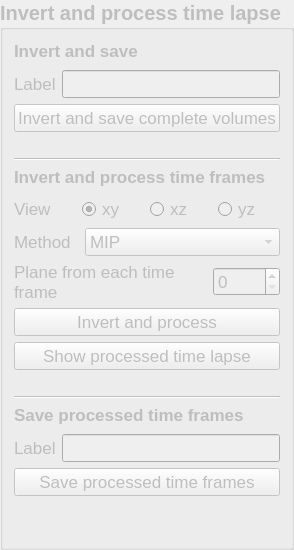
            <widget class="QGroupBox" name="groupBox_time_lapse">
             <property name="enabled">
              <bool>false</bool>
             </property>
             <property name="font">
              <font>
               <pointsize>15</pointsize>
               <weight>75</weight>
               <bold>true</bold>
              </font>
             </property>
             <property name="title">
              <string>Invert and process time lapse</string>
             </property>
             <layout class="QVBoxLayout" name="verticalLayout_5">
              <item>
               <widget class="QLabel" name="label_9">
                <property name="font">
                 <font>
                  <pointsize>13</pointsize>
                  <weight>75</weight>
                  <bold>true</bold>
                 </font>
                </property>
                <property name="text">
                 <string>Invert and save</string>
                </property>
               </widget>
              </item>
              <item>
               <spacer name="verticalSpacer">
                <property name="orientation">
                 <enum>Qt::Vertical</enum>
                </property>
                <property name="sizeType">
                 <enum>QSizePolicy::Fixed</enum>
                </property>
                <property name="sizeHint" stdset="0">
                 <size>
                  <width>20</width>
                  <height>3</height>
                 </size>
                </property>
               </spacer>
              </item>
              <item>
               <layout class="QGridLayout" name="gridLayout_7">
                <property name="topMargin">
                 <number>0</number>
                </property>
                <item row="0" column="0">
                 <widget class="QLabel" name="label_10">
                  <property name="font">
                   <font>
                    <pointsize>13</pointsize>
                    <weight>50</weight>
                    <bold>false</bold>
                   </font>
                  </property>
                  <property name="text">
                   <string>Label</string>
                  </property>
                 </widget>
                </item>
                <item row="0" column="1">
                 <widget class="QLineEdit" name="lineEdit_save_complete_tl">
                  <property name="font">
                   <font>
                    <pointsize>13</pointsize>
                    <weight>50</weight>
                    <bold>false</bold>
                   </font>
                  </property>
                 </widget>
                </item>
               </layout>
              </item>
              <item>
               <widget class="QPushButton" name="invert_and_save_complete_tl">
                <property name="font">
                 <font>
                  <pointsize>13</pointsize>
                  <weight>50</weight>
                  <bold>false</bold>
                 </font>
                </property>
                <property name="text">
                 <string>Invert and save complete volumes</string>
                </property>
               </widget>
              </item>
              <item>
               <spacer name="verticalSpacer_2">
                <property name="orientation">
                 <enum>Qt::Vertical</enum>
                </property>
                <property name="sizeType">
                 <enum>QSizePolicy::Fixed</enum>
                </property>
                <property name="sizeHint" stdset="0">
                 <size>
                  <width>20</width>
                  <height>20</height>
                 </size>
                </property>
               </spacer>
              </item>
              <item>
               <widget class="Line" name="line">
                <property name="orientation">
                 <enum>Qt::Horizontal</enum>
                </property>
               </widget>
              </item>
              <item>
               <widget class="QLabel" name="label">
                <property name="font">
                 <font>
                  <pointsize>13</pointsize>
                  <weight>75</weight>
                  <bold>true</bold>
                 </font>
                </property>
                <property name="text">
                 <string>Invert and process time frames</string>
                </property>
               </widget>
              </item>
              <item>
               <spacer name="verticalSpacer_14">
                <property name="orientation">
                 <enum>Qt::Vertical</enum>
                </property>
                <property name="sizeType">
                 <enum>QSizePolicy::Fixed</enum>
                </property>
                <property name="sizeHint" stdset="0">
                 <size>
                  <width>20</width>
                  <height>3</height>
                 </size>
                </property>
               </spacer>
              </item>
              <item>
               <layout class="QHBoxLayout" name="horizontalLayout_4">
                <property name="topMargin">
                 <number>0</number>
                </property>
                <item>
                 <widget class="QLabel" name="label_tlview">
                  <property name="font">
                   <font>
                    <pointsize>13</pointsize>
                    <weight>50</weight>
                    <bold>false</bold>
                   </font>
                  </property>
                  <property name="text">
                   <string>View</string>
                  </property>
                 </widget>
                </item>
                <item>
                 <widget class="QRadioButton" name="radioButton_xy">
                  <property name="enabled">
                   <bool>false</bool>
                  </property>
                  <property name="font">
                   <font>
                    <pointsize>13</pointsize>
                    <weight>50</weight>
                    <bold>false</bold>
                   </font>
                  </property>
                  <property name="text">
                   <string>xy</string>
                  </property>
                  <property name="checked">
                   <bool>true</bool>
                  </property>
                 </widget>
                </item>
                <item>
                 <widget class="QRadioButton" name="radioButton_xz">
                  <property name="enabled">
                   <bool>false</bool>
                  </property>
                  <property name="font">
                   <font>
                    <pointsize>13</pointsize>
                    <weight>50</weight>
                    <bold>false</bold>
                   </font>
                  </property>
                  <property name="text">
                   <string>xz</string>
                  </property>
                 </widget>
                </item>
                <item>
                 <widget class="QRadioButton" name="radioButton_yz">
                  <property name="enabled">
                   <bool>false</bool>
                  </property>
                  <property name="font">
                   <font>
                    <pointsize>13</pointsize>
                    <weight>50</weight>
                    <bold>false</bold>
                   </font>
                  </property>
                  <property name="text">
                   <string>yz</string>
                  </property>
                 </widget>
                </item>
               </layout>
              </item>
              <item>
               <layout class="QGridLayout" name="gridLayout_3" columnstretch="1,3">
                <property name="topMargin">
                 <number>0</number>
                </property>
                <item row="0" column="1">
                 <widget class="QComboBox" name="comboBox_time_lapse_mode">
                  <property name="font">
                   <font>
                    <pointsize>13</pointsize>
                    <weight>50</weight>
                    <bold>false</bold>
                   </font>
                  </property>
                  <item>
                   <property name="text">
                    <string>MIP</string>
                   </property>
                  </item>
                  <item>
                   <property name="text">
                    <string>Average</string>
                   </property>
                  </item>
                  <item>
                   <property name="text">
                    <string>Single plane</string>
                   </property>
                  </item>
                 </widget>
                </item>
                <item row="0" column="0">
                 <widget class="QLabel" name="label_8">
                  <property name="font">
                   <font>
                    <pointsize>13</pointsize>
                    <weight>50</weight>
                    <bold>false</bold>
                   </font>
                  </property>
                  <property name="text">
                   <string>Method</string>
                  </property>
                 </widget>
                </item>
               </layout>
              </item>
              <item>
               <layout class="QGridLayout" name="gridLayout_23" columnstretch="2,0">
                <property name="leftMargin">
                 <number>0</number>
                </property>
                <item row="0" column="1">
                 <widget class="QSpinBox" name="spinBox_time_laps_plane">
                  <property name="enabled">
                   <bool>false</bool>
                  </property>
                  <property name="font">
                   <font>
                    <pointsize>13</pointsize>
                    <weight>50</weight>
                    <bold>false</bold>
                   </font>
                  </property>
                  <property name="maximum">
                   <number>9999</number>
                  </property>
                 </widget>
                </item>
                <item row="0" column="0">
                 <widget class="QLabel" name="label_tl_plane">
                  <property name="enabled">
                   <bool>false</bool>
                  </property>
                  <property name="font">
                   <font>
                    <pointsize>13</pointsize>
                    <weight>50</weight>
                    <bold>false</bold>
                   </font>
                  </property>
                  <property name="text">
                   <string>Plane from each time frame</string>
                  </property>
                  <property name="wordWrap">
                   <bool>true</bool>
                  </property>
                 </widget>
                </item>
               </layout>
              </item>
              <item>
               <widget class="QPushButton" name="pushButton_invert_time_lapse">
                <property name="font">
                 <font>
                  <pointsize>13</pointsize>
                  <weight>50</weight>
                  <bold>false</bold>
                 </font>
                </property>
                <property name="text">
                 <string>Invert and process</string>
                </property>
               </widget>
              </item>
              <item>
               <widget class="QPushButton" name="pushButton_show_time_lapse">
                <property name="font">
                 <font>
                  <pointsize>13</pointsize>
                  <weight>50</weight>
                  <bold>false</bold>
                 </font>
                </property>
                <property name="text">
                 <string>Show processed time lapse</string>
                </property>
               </widget>
              </item>
              <item>
               <spacer name="verticalSpacer_17">
                <property name="orientation">
                 <enum>Qt::Vertical</enum>
                </property>
                <property name="sizeType">
                 <enum>QSizePolicy::Fixed</enum>
                </property>
                <property name="sizeHint" stdset="0">
                 <size>
                  <width>20</width>
                  <height>20</height>
                 </size>
                </property>
               </spacer>
              </item>
              <item>
               <widget class="Line" name="line_2">
                <property name="orientation">
                 <enum>Qt::Horizontal</enum>
                </property>
               </widget>
              </item>
              <item>
               <widget class="QLabel" name="label_7">
                <property name="font">
                 <font>
                  <pointsize>13</pointsize>
                  <weight>75</weight>
                  <bold>true</bold>
                 </font>
                </property>
                <property name="text">
                 <string>Save processed time frames</string>
                </property>
               </widget>
              </item>
              <item>
               <spacer name="verticalSpacer_15">
                <property name="orientation">
                 <enum>Qt::Vertical</enum>
                </property>
                <property name="sizeType">
                 <enum>QSizePolicy::Fixed</enum>
                </property>
                <property name="sizeHint" stdset="0">
                 <size>
                  <width>20</width>
                  <height>3</height>
                 </size>
                </property>
               </spacer>
              </item>
              <item>
               <layout class="QGridLayout" name="gridLayout_24">
                <property name="leftMargin">
                 <number>0</number>
                </property>
                <property name="topMargin">
                 <number>0</number>
                </property>
                <property name="rightMargin">
                 <number>0</number>
                </property>
                <item row="0" column="0">
                 <widget class="QLabel" name="label_save_label_tl">
                  <property name="font">
                   <font>
                    <pointsize>13</pointsize>
                    <weight>50</weight>
                    <bold>false</bold>
                   </font>
                  </property>
                  <property name="text">
                   <string>Label</string>
                  </property>
                 </widget>
                </item>
                <item row="0" column="1">
                 <widget class="QLineEdit" name="lineEdit_save_label_tl">
                  <property name="font">
                   <font>
                    <pointsize>13</pointsize>
                    <weight>50</weight>
                    <bold>false</bold>
                   </font>
                  </property>
                 </widget>
                </item>
               </layout>
              </item>
              <item>
               <widget class="QPushButton" name="pushButton_save_inverted_time_lapse">
                <property name="font">
                 <font>
                  <pointsize>13</pointsize>
                  <weight>50</weight>
                  <bold>false</bold>
                 </font>
                </property>
                <property name="text">
                 <string>Save processed time frames</string>
                </property>
               </widget>
              </item>
              <item>
               <spacer name="verticalSpacer_4">
                <property name="orientation">
                 <enum>Qt::Vertical</enum>
                </property>
                <property name="sizeType">
                 <enum>QSizePolicy::Expanding</enum>
                </property>
                <property name="sizeHint" stdset="0">
                 <size>
                  <width>20</width>
                  <height>40</height>
                 </size>
                </property>
               </spacer>
              </item>
             </layout>
            </widget>
